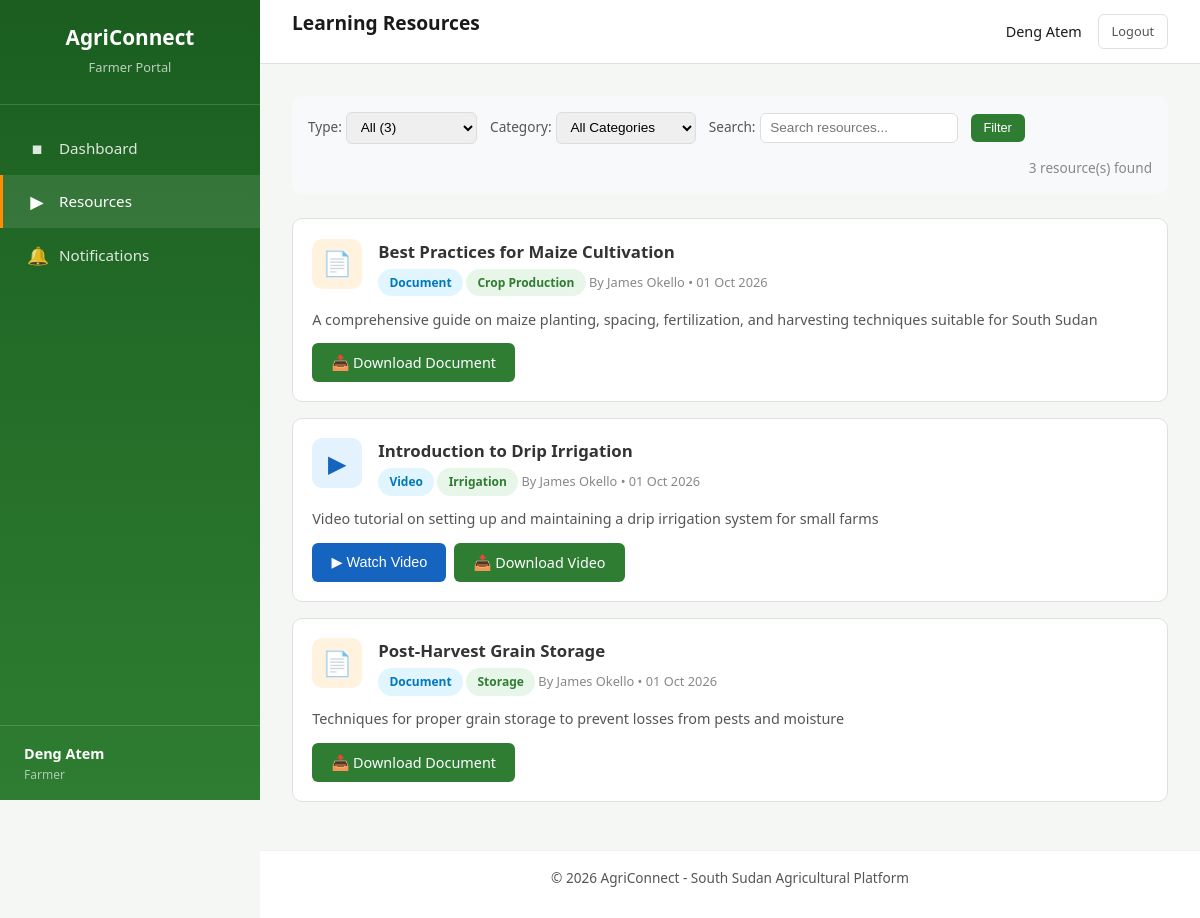
Screenshot of /frontend/farmer/resources.php (signed in) with the database file from the repository.
### tables this page shows
CREATE TABLE users (
    id INT AUTO_INCREMENT PRIMARY KEY,
    name VARCHAR(255) NOT NULL,
    email VARCHAR(255) NOT NULL UNIQUE,
    phone VARCHAR(50),
    password_hash VARCHAR(255) NOT NULL,
    role ENUM('admin', 'extension_officer', 'farmer', 'cooperative_leader') NOT NULL DEFAULT 'farmer',
    location_id INT DEFAULT NULL,
    status ENUM('active', 'inactive', 'suspended', 'pending') NOT NULL DEFAULT 'active',
    profile_photo VARCHAR(255) DEFAULT NULL,
    created_at TIMESTAMP DEFAULT CURRENT_TIMESTAMP,
    updated_at TIMESTAMP DEFAULT CURRENT_TIMESTAMP ON UPDATE CURRENT_TIMESTAMP,
    FOREIGN KEY (location_id) REFERENCES locations(id) ON DELETE SET NULL
);

CREATE TABLE resources (
    id INT AUTO_INCREMENT PRIMARY KEY,
    title VARCHAR(255) NOT NULL,
    description TEXT,
    type ENUM('video', 'document') NOT NULL,
    file_path VARCHAR(500) NOT NULL,
    uploaded_by INT NOT NULL,
    category VARCHAR(255) DEFAULT NULL,
    target_location_id INT DEFAULT NULL,
    status ENUM('active', 'archived') NOT NULL DEFAULT 'active',
    created_at TIMESTAMP DEFAULT CURRENT_TIMESTAMP,
    FOREIGN KEY (uploaded_by) REFERENCES extension_officers(id) ON DELETE CASCADE,
    FOREIGN KEY (target_location_id) REFERENCES locations(id) ON DELETE SET NULL
);

### backend/check_session.php (called while the page is built, shortened)
<?php
function requireLogin($allowedRoles = []) {
    $db = getDB();
    $stmt = $db->prepare("
        SELECT u.*, eo.id as extension_officer_id
        FROM users u
        LEFT JOIN extension_officers eo ON eo.user_id = u.id
        WHERE u.id = ? AND u.status = 'active'
    ");
    $stmt->execute([$_SESSION['user_id']]);
    $user = $stmt->fetch(PDO::FETCH_ASSOC);
    unset($user['password_hash']);
    return $user;
}
function e($text) {
    return htmlspecialchars($text ?? '', ENT_QUOTES, 'UTF-8');
}
function formatDate($dateStr) {
    return date('d M Y', strtotime($dateStr));
}
?>

### frontend/farmer/resources.php (the view, shortened to what this page needs)
<?php
require_once __DIR__ . '/../../backend/check_session.php';
$farmer = requireLogin(['farmer']);
$db = getDB();
$stmt = $db->prepare("SELECT f.location_id, l.name as location_name FROM farmers f LEFT JOIN locations l ON l.id = f.location_id WHERE f.user_id = ?");
$stmt->execute([$farmer['id']]);
$farmerInfo = $stmt->fetch(PDO::FETCH_ASSOC);
$locationId = $farmerInfo['location_id'] ?? $farmer['location_id'];
$searchFilter = isset($_GET['search']) ? trim($_GET['search']) : null;
$sql = "
    SELECT r.*, u.name as uploader_name
    FROM resources r
    LEFT JOIN extension_officers eo ON eo.id = r.uploaded_by
    LEFT JOIN users u ON u.id = eo.user_id
    WHERE r.status = 'active'
    AND (r.target_location_id = ? OR r.target_location_id IS NULL)
";
$params = [$locationId];
$sql .= " ORDER BY r.created_at DESC";
$stmt = $db->prepare($sql);
$stmt->execute($params);
$resources = $stmt->fetchAll(PDO::FETCH_ASSOC);
$stmt = $db->query("SELECT DISTINCT category FROM resources WHERE status = 'active' AND category IS NOT NULL ORDER BY category");
$categories = $stmt->fetchAll(PDO::FETCH_COLUMN);
$stmt = $db->prepare("SELECT COUNT(*) as c FROM resources WHERE status = 'active' AND (target_location_id = ? OR target_location_id IS NULL)");
$stmt->execute([$locationId]);
$totalResources = $stmt->fetch()['c'];
?>
<!DOCTYPE html>
<html lang="en">
<head>
    <link rel="stylesheet" href="../assets/css/style.css">
</head>
<body>
    <div class="app-layout">
        <aside class="sidebar" id="sidebar">
            <div class="sidebar-header"><h2>AgriConnect</h2><span class="subtitle">Farmer Portal</span></div>
            <nav class="sidebar-nav">
                <a href="dashboard.php"><span class="nav-icon">&#9632;</span> Dashboard</a>
                <a href="resources.php" class="active"><span class="nav-icon">&#9654;</span> Resources</a>
                <a href="notifications.php"><span class="nav-icon">&#128276;</span> Notifications</a>
            </nav>
            <div class="sidebar-user">
                <div class="user-name"><?php echo e($farmer['name']); ?></div>
                <div class="user-role">Farmer</div>
            </div>
        </aside>
        <div class="main-content">
            <header class="top-header">
                <h1 class="page-title">Learning Resources</h1>
                <div class="header-actions">
                    <span style="font-weight:500; font-size:0.9rem;"><?php echo e($farmer['name']); ?></span>
                    <a href="../logout.php" class="btn btn-outline btn-sm">Logout</a>
                </div>
            </header>
            <div class="content-area">
                <form class="filter-bar" method="GET" action="resources.php">
                    <div>
                        <label>Type:</label>
                        <select name="type" onchange="this.form.submit()">
                            <option value="">All (<?php echo $totalResources; ?>)</option>
                        </select>
                    </div>
                    <?php if (!empty($categories)): ?>
                    <div>
                        <label>Category:</label>
                        <select name="category" onchange="this.form.submit()">
                            <option value="">All Categories</option>
                        </select>
                    </div>
                    <?php endif; ?>
                    <div>
                        <label>Search:</label>
                        <input type="text" name="search" placeholder="Search resources..." value="<?php echo e($searchFilter ?? ''); ?>">
                    </div>
                    <button type="submit" class="btn btn-primary btn-sm">Filter</button>
                    <span class="filter-count"><?php echo count($resources); ?> resource(s) found</span>
                </form>
                <?php if (empty($resources)): ?>
                    <div class="empty-state">
                        <div class="empty-icon">&#9654;</div>
                        <p>No resources available yet. Your extension officer will upload learning materials for you.</p>
                    </div>
                <?php else: ?>
                    <?php foreach ($resources as $r): ?>
                        <div class="resource-card">
                            <div class="resource-header">
                                <div class="resource-icon <?php echo $r['type']; ?>">
                                    <?php echo $r['type'] === 'video' ? '&#9654;' : '&#128196;'; ?>
                                </div>
                                <div>
                                    <div class="resource-title"><?php echo e($r['title']); ?></div>
                                    <div class="resource-meta">
                                        <span class="badge badge-info"><?php echo e($r['type']); ?></span>
                                        <?php if ($r['category']): ?>
                                            <span class="badge badge-success"><?php echo e($r['category']); ?></span>
                                        <?php endif; ?>
                                        <span>By <?php echo e($r['uploader_name'] ?? 'Extension Officer'); ?></span>
                                        <span>&bull; <?php echo formatDate($r['created_at']); ?></span>
                                    </div>
                                </div>
                            </div>
                            <?php if ($r['description']): ?>
                                <div class="resource-description"><?php echo e($r['description']); ?></div>
                            <?php endif; ?>
                            <div class="resource-actions">
                                <?php if ($r['type'] === 'video'): ?>
                                    <button class="btn-watch" onclick="watchVideo(<?php echo $r['id']; ?>, '<?php echo e($r['file_path']); ?>', '<?php echo e($r['title']); ?>', '<?php echo e($r['description'] ?? ''); ?>')">
                                        &#9654; Watch Video
                                    </button>
                                <?php endif; ?>
                                <a class="btn-download" href="../../backend/uploads/<?php echo e($r['file_path']); ?>" download>
                                    <?php echo $r['type'] === 'video' ? '&#128229; Download Video' : '&#128229; Download Document'; ?>
                                </a>
                            </div>
                        </div>
                    <?php endforeach; ?>
                <?php endif; ?>
            </div>
            <footer class="app-footer"><p>&copy; 2026 AgriConnect - South Sudan Agricultural Platform</p></footer>
        </div>
    </div>
</body>
</html>

### frontend/assets/css/style.css (style rules this page uses)
:root { --primary: #2e7d32; --primary-dark: #1b5e20; --primary-light: #4caf50; --secondary: #ff8f00; --secondary-dark: #e65100; --accent: #0277bd; --bg-light: #f5f7f5; --bg-white: #ffffff; --text-dark: #1a1a1a; --text-medium: #555555; --text-light: #888888; --border: #e0e0e0; --border-light: #f0f0f0; --success: #2e7d32; --warning: #f57c00; --danger: #c62828; --info: #0277bd; --shadow-sm: 0 1px 3px rgba(0,0,0,0.08); --shadow-md: 0 4px 12px rgba(0,0,0,0.1); --shadow-lg: 0 8px 24px rgba(0,0,0,0.12); --radius-sm: 6px; --radius-md: 10px; --radius-lg: 16px; --sidebar-width: 260px; --header-height: 64px; --transition: all 0.3s ease; }
*, *::before, *::after { margin: 0; padding: 0; box-sizing: border-box; }
html { font-size: 16px; scroll-behavior: smooth; }
body { font-family: 'Segoe UI', Tahoma, Geneva, Verdana, sans-serif; color: var(--text-dark); background-color: var(--bg-light); line-height: 1.6; min-height: 100vh; }
a { color: var(--primary); text-decoration: none; transition: var(--transition); }
h1, h2, h3, h4, h5, h6 { font-weight: 600; line-height: 1.3; color: var(--text-dark); }
h1 { font-size: 2rem; margin-bottom: 1rem; }
h2 { font-size: 1.6rem; margin-bottom: 0.8rem; }
p { margin-bottom: 0.8rem; color: var(--text-medium); }
.app-layout { display: flex; min-height: 100vh; }
.sidebar { width: var(--sidebar-width); background: linear-gradient(180deg, var(--primary-dark) 0%, var(--primary) 100%); color: white; position: fixed; top: 0; left: 0; height: 100vh; overflow-y: auto; z-index: 1000; transition: var(--transition); }
.sidebar-header { padding: 1.5rem; text-align: center; border-bottom: 1px solid rgba(255,255,255,0.15); }
.sidebar-header h2 { color: white; font-size: 1.3rem; margin-bottom: 0.2rem; }
.sidebar-header .subtitle { color: rgba(255,255,255,0.7); font-size: 0.8rem; }
.sidebar-nav { padding: 1rem 0; }
.sidebar-nav a { display: flex; align-items: center; padding: 0.8rem 1.5rem; color: rgba(255,255,255,0.85); font-size: 0.95rem; transition: var(--transition); border-left: 3px solid transparent; }
.sidebar-nav a:hover, .sidebar-nav a.active { background: rgba(255,255,255,0.1); color: white; border-left-color: var(--secondary); }
.sidebar-nav a .nav-icon { width: 20px; margin-right: 12px; text-align: center; font-size: 1.1rem; }
.sidebar-user { padding: 1rem 1.5rem; border-top: 1px solid rgba(255,255,255,0.15); position: absolute; bottom: 0; width: 100%; }
.sidebar-user .user-name { font-weight: 600; font-size: 0.9rem; }
.sidebar-user .user-role { font-size: 0.75rem; color: rgba(255,255,255,0.6); text-transform: capitalize; }
.main-content { margin-left: var(--sidebar-width); flex: 1; min-height: 100vh; display: flex; flex-direction: column; }
.top-header { height: var(--header-height); background: var(--bg-white); border-bottom: 1px solid var(--border); display: flex; align-items: center; justify-content: space-between; padding: 0 2rem; position: sticky; top: 0; z-index: 900; }
.top-header .page-title { font-size: 1.2rem; font-weight: 600; }
.top-header .header-actions { display: flex; align-items: center; gap: 1rem; }
.content-area { padding: 2rem; flex: 1; }
.btn { display: inline-flex; align-items: center; gap: 0.5rem; padding: 0.6rem 1.2rem; border: none; border-radius: var(--radius-sm); font-size: 0.9rem; font-weight: 500; cursor: pointer; transition: var(--transition); text-decoration: none; }
.btn-primary { background: var(--primary); color: white; }
.btn-outline { background: transparent; border: 1px solid var(--border); color: var(--text-medium); }
.btn-sm { padding: 0.4rem 0.8rem; font-size: 0.8rem; }
.badge { display: inline-block; padding: 0.25rem 0.7rem; border-radius: 20px; font-size: 0.75rem; font-weight: 600; text-transform: capitalize; }
.badge-success { background: #e8f5e9; color: var(--success); }
.badge-info { background: #e1f5fe; color: var(--info); }
.app-footer { padding: 1rem 2rem; text-align: center; color: var(--text-light); font-size: 0.85rem; border-top: 1px solid var(--border-light); background: var(--bg-white); }

### rows the page displays
users: name "Deng Atem"
resources: title "Best Practices for Maize Cultivation", type "Document", category "Crop Production", users.name "James Okello", created_at "01 Oct 2026", description "A comprehensive guide on maize planting, spacing, fertilization, and harvesting techniques suitable for South Sudan", shows "📥 Download Document"
resources: title "Introduction to Drip Irrigation", type "Video", category "Irrigation", users.name "James Okello", created_at "01 Oct 2026", description "Video tutorial on setting up and maintaining a drip irrigation system for small farms", shows "📥 Download Video"
resources: title "Post-Harvest Grain Storage", type "Document", category "Storage", users.name "James Okello", created_at "01 Oct 2026", description "Techniques for proper grain storage to prevent losses from pests and moisture", shows "📥 Download Document"

### other values shown
count($resources) "3"
